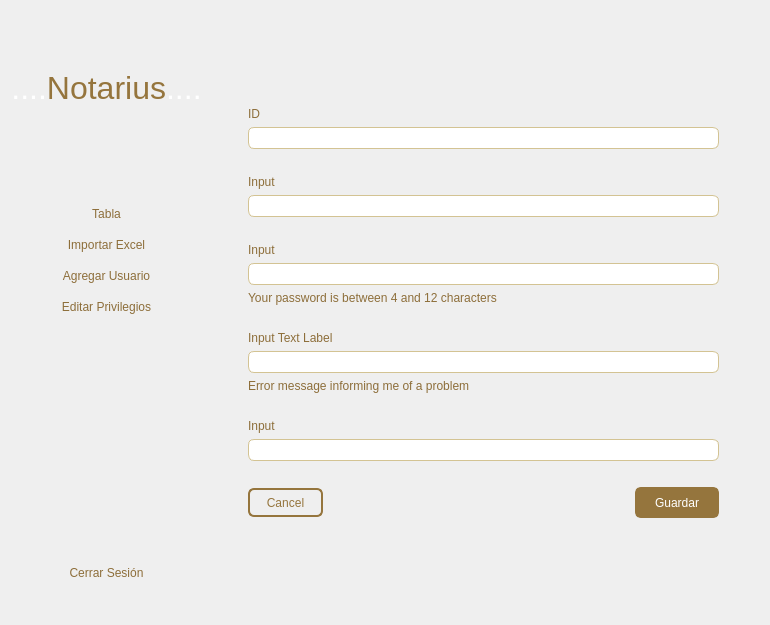
<?xml version="1.0" encoding="UTF-8"?>
<ui version="4.0">
 <class>Dialog</class>
 <widget class="QDialog" name="Dialog">
  <property name="geometry">
   <rect>
    <x>0</x>
    <y>0</y>
    <width>770</width>
    <height>625</height>
   </rect>
  </property>
  <property name="windowTitle">
   <string>Dialog</string>
  </property>
  <layout class="QHBoxLayout" name="horizontalLayout">
   <item>
    <layout class="QVBoxLayout" name="verticalLayout_5">
     <item>
      <spacer name="verticalSpacer">
       <property name="orientation">
        <enum>Qt::Vertical</enum>
       </property>
       <property name="sizeHint" stdset="0">
        <size>
         <width>20</width>
         <height>40</height>
        </size>
       </property>
      </spacer>
     </item>
     <item>
      <spacer name="verticalSpacer_15">
       <property name="orientation">
        <enum>Qt::Vertical</enum>
       </property>
       <property name="sizeHint" stdset="0">
        <size>
         <width>20</width>
         <height>40</height>
        </size>
       </property>
      </spacer>
     </item>
     <item>
      <widget class="QLabel" name="label_2">
       <property name="styleSheet">
        <string notr="true">font: 26pt &quot;Arial Black&quot;;
color: rgb(149, 117, 61);</string>
       </property>
       <property name="text">
        <string>&lt;html&gt;&lt;head/&gt;&lt;body&gt;&lt;p align=&quot;center&quot;&gt;&lt;span style=&quot; font-size:24pt; color:#ffffff;&quot;&gt;....&lt;/span&gt;&lt;span style=&quot; font-size:24pt;&quot;&gt;Notarius&lt;/span&gt;&lt;span style=&quot; font-size:24pt; color:#ffffff;&quot;&gt;....&lt;/span&gt;&lt;/p&gt;&lt;/body&gt;&lt;/html&gt;</string>
       </property>
      </widget>
     </item>
     <item>
      <spacer name="verticalSpacer_2">
       <property name="orientation">
        <enum>Qt::Vertical</enum>
       </property>
       <property name="sizeHint" stdset="0">
        <size>
         <width>20</width>
         <height>40</height>
        </size>
       </property>
      </spacer>
     </item>
     <item>
      <spacer name="verticalSpacer_13">
       <property name="orientation">
        <enum>Qt::Vertical</enum>
       </property>
       <property name="sizeHint" stdset="0">
        <size>
         <width>20</width>
         <height>40</height>
        </size>
       </property>
      </spacer>
     </item>
     <item>
      <spacer name="verticalSpacer_14">
       <property name="orientation">
        <enum>Qt::Vertical</enum>
       </property>
       <property name="sizeHint" stdset="0">
        <size>
         <width>20</width>
         <height>40</height>
        </size>
       </property>
      </spacer>
     </item>
     <item>
      <layout class="QVBoxLayout" name="verticalLayout_6">
       <item>
        <widget class="QPushButton" name="button_tabla">
         <property name="styleSheet">
          <string notr="true">QPushButton {
	color: rgb(141, 110, 58);
	border: none;
	font: 10pt &quot;Arial Rounded MT Bold&quot;;
	height: 25px;
}

QPushButton:hover {
	background-color: rgb(149, 117, 61);
	color: rgb(255, 255, 255);
}

QPushButton:pressed {
    border-style: inset;
    background-color: rgb(149, 117, 61);
	color: rgb(255, 255, 255);
}
</string>
         </property>
         <property name="text">
          <string>Tabla</string>
         </property>
         <property name="icon">
          <iconset>
           <normaloff>bar-chart-box-line.png</normaloff>bar-chart-box-line.png</iconset>
         </property>
         <property name="autoDefault">
          <bool>false</bool>
         </property>
         <property name="flat">
          <bool>false</bool>
         </property>
        </widget>
       </item>
       <item>
        <widget class="QPushButton" name="button_importar_excel">
         <property name="styleSheet">
          <string notr="true">QPushButton {
	color: rgb(141, 110, 58);
	border: none;
	font: 10pt &quot;Arial Rounded MT Bold&quot;;
	height: 25px;
}

QPushButton:hover {
	background-color: rgb(149, 117, 61);
	color: rgb(255, 255, 255);
}

QPushButton:pressed {
    border-style: inset;
    background-color: rgb(149, 117, 61);
	color: rgb(255, 255, 255);
}</string>
         </property>
         <property name="text">
          <string>Importar Excel</string>
         </property>
         <property name="icon">
          <iconset>
           <normaloff>file-excel-2-fill.png</normaloff>file-excel-2-fill.png</iconset>
         </property>
        </widget>
       </item>
       <item>
        <widget class="QPushButton" name="button_agregar_usuario">
         <property name="styleSheet">
          <string notr="true">QPushButton {
	color: rgb(141, 110, 58);
	border: none;
	font: 10pt &quot;Arial Rounded MT Bold&quot;;
height: 25px;
}

QPushButton:hover {
	background-color: rgb(149, 117, 61);
	color: rgb(255, 255, 255);
}

QPushButton:pressed {
    border-style: inset;
    background-color: rgb(149, 117, 61);
	color: rgb(255, 255, 255);
}</string>
         </property>
         <property name="text">
          <string>Agregar Usuario</string>
         </property>
         <property name="icon">
          <iconset>
           <normaloff>user-add-fill.png</normaloff>user-add-fill.png</iconset>
         </property>
        </widget>
       </item>
       <item>
        <widget class="QPushButton" name="button_editar_privilegios">
         <property name="styleSheet">
          <string notr="true">QPushButton {
	color: rgb(141, 110, 58);
	border: none;
	font: 10pt &quot;Arial Rounded MT Bold&quot;;
height: 25px;
}

QPushButton:hover {
	background-color: rgb(149, 117, 61);
	color: rgb(255, 255, 255);
}

QPushButton:pressed {
    border-style: inset;
    background-color: rgb(149, 117, 61);
	color: rgb(255, 255, 255);
}</string>
         </property>
         <property name="text">
          <string>Editar Privilegios</string>
         </property>
         <property name="icon">
          <iconset>
           <normaloff>edit-2-fill.png</normaloff>edit-2-fill.png</iconset>
         </property>
        </widget>
       </item>
      </layout>
     </item>
     <item>
      <spacer name="verticalSpacer_4">
       <property name="orientation">
        <enum>Qt::Vertical</enum>
       </property>
       <property name="sizeHint" stdset="0">
        <size>
         <width>20</width>
         <height>40</height>
        </size>
       </property>
      </spacer>
     </item>
     <item>
      <spacer name="verticalSpacer_8">
       <property name="orientation">
        <enum>Qt::Vertical</enum>
       </property>
       <property name="sizeHint" stdset="0">
        <size>
         <width>20</width>
         <height>40</height>
        </size>
       </property>
      </spacer>
     </item>
     <item>
      <spacer name="verticalSpacer_11">
       <property name="orientation">
        <enum>Qt::Vertical</enum>
       </property>
       <property name="sizeHint" stdset="0">
        <size>
         <width>20</width>
         <height>40</height>
        </size>
       </property>
      </spacer>
     </item>
     <item>
      <spacer name="verticalSpacer_12">
       <property name="orientation">
        <enum>Qt::Vertical</enum>
       </property>
       <property name="sizeHint" stdset="0">
        <size>
         <width>20</width>
         <height>40</height>
        </size>
       </property>
      </spacer>
     </item>
     <item>
      <spacer name="verticalSpacer_7">
       <property name="orientation">
        <enum>Qt::Vertical</enum>
       </property>
       <property name="sizeHint" stdset="0">
        <size>
         <width>20</width>
         <height>40</height>
        </size>
       </property>
      </spacer>
     </item>
     <item>
      <spacer name="verticalSpacer_3">
       <property name="orientation">
        <enum>Qt::Vertical</enum>
       </property>
       <property name="sizeHint" stdset="0">
        <size>
         <width>20</width>
         <height>40</height>
        </size>
       </property>
      </spacer>
     </item>
     <item>
      <spacer name="verticalSpacer_5">
       <property name="orientation">
        <enum>Qt::Vertical</enum>
       </property>
       <property name="sizeHint" stdset="0">
        <size>
         <width>20</width>
         <height>40</height>
        </size>
       </property>
      </spacer>
     </item>
     <item>
      <spacer name="verticalSpacer_6">
       <property name="orientation">
        <enum>Qt::Vertical</enum>
       </property>
       <property name="sizeHint" stdset="0">
        <size>
         <width>20</width>
         <height>40</height>
        </size>
       </property>
      </spacer>
     </item>
     <item>
      <widget class="QPushButton" name="button_logout">
       <property name="styleSheet">
        <string notr="true">QPushButton {
	color: rgb(141, 110, 58);
	border: none;
	font: 10pt &quot;Arial Rounded MT Bold&quot;;
height: 25px;
}

QPushButton:hover {
	background-color: rgb(149, 117, 61);
	color: rgb(255, 255, 255);
}

QPushButton:pressed {
    border-style: inset;
    background-color: rgb(149, 117, 61);
	color: rgb(255, 255, 255);
}</string>
       </property>
       <property name="text">
        <string>Cerrar Sesión</string>
       </property>
       <property name="icon">
        <iconset>
         <normaloff>logout-box-r-line.png</normaloff>logout-box-r-line.png</iconset>
       </property>
      </widget>
     </item>
     <item>
      <spacer name="verticalSpacer_10">
       <property name="orientation">
        <enum>Qt::Vertical</enum>
       </property>
       <property name="sizeHint" stdset="0">
        <size>
         <width>20</width>
         <height>40</height>
        </size>
       </property>
      </spacer>
     </item>
    </layout>
   </item>
   <item>
    <spacer name="verticalSpacer_16">
     <property name="orientation">
      <enum>Qt::Vertical</enum>
     </property>
     <property name="sizeHint" stdset="0">
      <size>
       <width>20</width>
       <height>604</height>
      </size>
     </property>
    </spacer>
   </item>
   <item>
    <spacer name="verticalSpacer_17">
     <property name="orientation">
      <enum>Qt::Vertical</enum>
     </property>
     <property name="sizeHint" stdset="0">
      <size>
       <width>20</width>
       <height>604</height>
      </size>
     </property>
    </spacer>
   </item>
   <item>
    <layout class="QHBoxLayout" name="horizontalLayout_3">
     <item>
      <layout class="QVBoxLayout" name="verticalLayout_7">
       <item>
        <spacer name="verticalSpacer_9">
         <property name="orientation">
          <enum>Qt::Vertical</enum>
         </property>
         <property name="sizeHint" stdset="0">
          <size>
           <width>20</width>
           <height>40</height>
          </size>
         </property>
        </spacer>
       </item>
       <item>
        <widget class="QLabel" name="label_id">
         <property name="styleSheet">
          <string notr="true">font: 10pt &quot;Arial Rounded MT Bold&quot;;
color: rgb(141, 110, 58);</string>
         </property>
         <property name="text">
          <string>ID</string>
         </property>
        </widget>
       </item>
       <item>
        <widget class="QLineEdit" name="lineEdit">
         <property name="styleSheet">
          <string notr="true">QLineEdit {
border-radius: 6px;
border: 1px solid #d3c393;
background-color: #white;
color:  #95753d;
height: 20px;
}</string>
         </property>
        </widget>
       </item>
       <item>
        <spacer name="horizontalSpacer_6">
         <property name="orientation">
          <enum>Qt::Horizontal</enum>
         </property>
         <property name="sizeHint" stdset="0">
          <size>
           <width>40</width>
           <height>20</height>
          </size>
         </property>
        </spacer>
       </item>
       <item>
        <widget class="QLabel" name="label_4">
         <property name="styleSheet">
          <string notr="true">font: 10pt &quot;Arial Rounded MT Bold&quot;;
color: rgb(141, 110, 58);</string>
         </property>
         <property name="text">
          <string>Input</string>
         </property>
        </widget>
       </item>
       <item>
        <widget class="QLineEdit" name="lineEdit_2">
         <property name="styleSheet">
          <string notr="true">QLineEdit {
border-radius: 6px;
border: 1px solid #d3c393;
background-color: #white;
color:  #95753d;
height: 20px;
}</string>
         </property>
        </widget>
       </item>
       <item>
        <spacer name="horizontalSpacer_5">
         <property name="orientation">
          <enum>Qt::Horizontal</enum>
         </property>
         <property name="sizeHint" stdset="0">
          <size>
           <width>40</width>
           <height>20</height>
          </size>
         </property>
        </spacer>
       </item>
       <item>
        <widget class="QLabel" name="label_5">
         <property name="styleSheet">
          <string notr="true">font: 10pt &quot;Arial Rounded MT Bold&quot;;
color: rgb(141, 110, 58);</string>
         </property>
         <property name="text">
          <string>Input</string>
         </property>
        </widget>
       </item>
       <item>
        <widget class="QLineEdit" name="lineEdit_3">
         <property name="styleSheet">
          <string notr="true">QLineEdit {
border-radius: 6px;
border: 1px solid #d3c393;
background-color: #white;
color:  #95753d;
height: 20px;
}</string>
         </property>
        </widget>
       </item>
       <item>
        <widget class="QLabel" name="label_6">
         <property name="styleSheet">
          <string notr="true">color: rgb(141, 110, 58);</string>
         </property>
         <property name="text">
          <string>Your password is between 4 and 12 characters</string>
         </property>
        </widget>
       </item>
       <item>
        <spacer name="horizontalSpacer_3">
         <property name="orientation">
          <enum>Qt::Horizontal</enum>
         </property>
         <property name="sizeHint" stdset="0">
          <size>
           <width>40</width>
           <height>20</height>
          </size>
         </property>
        </spacer>
       </item>
       <item>
        <widget class="QLabel" name="label_7">
         <property name="styleSheet">
          <string notr="true">font: 10pt &quot;Arial Rounded MT Bold&quot;;
color: rgb(141, 110, 58);</string>
         </property>
         <property name="text">
          <string>Input Text Label</string>
         </property>
        </widget>
       </item>
       <item>
        <widget class="QLineEdit" name="lineEdit_4">
         <property name="styleSheet">
          <string notr="true">QLineEdit {
border-radius: 6px;
border: 1px solid #d3c393;
background-color: #white;
color:  #95753d;
height: 20px;
}</string>
         </property>
        </widget>
       </item>
       <item>
        <widget class="QLabel" name="label_8">
         <property name="styleSheet">
          <string notr="true">color: rgb(141, 110, 58);</string>
         </property>
         <property name="text">
          <string>Error message informing me of a problem</string>
         </property>
        </widget>
       </item>
       <item>
        <spacer name="horizontalSpacer_4">
         <property name="orientation">
          <enum>Qt::Horizontal</enum>
         </property>
         <property name="sizeHint" stdset="0">
          <size>
           <width>40</width>
           <height>20</height>
          </size>
         </property>
        </spacer>
       </item>
       <item>
        <widget class="QLabel" name="label_9">
         <property name="styleSheet">
          <string notr="true">font: 10pt &quot;Arial Rounded MT Bold&quot;;
color: rgb(141, 110, 58);</string>
         </property>
         <property name="text">
          <string>Input</string>
         </property>
        </widget>
       </item>
       <item>
        <widget class="QLineEdit" name="lineEdit_5">
         <property name="styleSheet">
          <string notr="true">QLineEdit {
border-radius: 6px;
border: 1px solid #d3c393;
background-color: #white;
color:  #95753d;
height: 20px;
}</string>
         </property>
        </widget>
       </item>
       <item>
        <spacer name="horizontalSpacer_7">
         <property name="orientation">
          <enum>Qt::Horizontal</enum>
         </property>
         <property name="sizeHint" stdset="0">
          <size>
           <width>40</width>
           <height>20</height>
          </size>
         </property>
        </spacer>
       </item>
       <item>
        <layout class="QHBoxLayout" name="horizontalLayout_4">
         <item>
          <widget class="QPushButton" name="button_cancel">
           <property name="styleSheet">
            <string notr="true">QPushButton {
border-radius: 6px;
border: 2px solid #95753d;
background-color: #white;
color: #95753d;
height: 25px;
}

QPushButton:hover {
	background-color: rgb(116, 91, 47);
	color: rgb(255, 255, 255);
	border: 3px solid  rgb(116, 91, 47);
}

QPushButton:pressed {
    border-style: inset;
    background-color: rgb(103, 80, 41);
	color: rgb(255, 255, 255);
	border: 3px solid  rgb(103, 80, 41);
}</string>
           </property>
           <property name="text">
            <string>     Cancel     </string>
           </property>
          </widget>
         </item>
         <item>
          <spacer name="horizontalSpacer_8">
           <property name="orientation">
            <enum>Qt::Horizontal</enum>
           </property>
           <property name="sizeHint" stdset="0">
            <size>
             <width>40</width>
             <height>20</height>
            </size>
           </property>
          </spacer>
         </item>
         <item>
          <widget class="QPushButton" name="button_guardar">
           <property name="styleSheet">
            <string notr="true">QPushButton {
border-radius: 6px;
border: 3px solid #95753d;
background-color: #95753d;
color: white;
height: 25px;
}

QPushButton:hover {
	background-color: rgb(116, 91, 47);
	color: rgb(255, 255, 255);
	border: 3px solid  rgb(116, 91, 47);
}

QPushButton:pressed {
    border-style: inset;
    background-color: rgb(103, 80, 41);
	color: rgb(255, 255, 255);
	border: 3px solid  rgb(103, 80, 41);
}</string>
           </property>
           <property name="text">
            <string>     Guardar     </string>
           </property>
          </widget>
         </item>
        </layout>
       </item>
       <item>
        <spacer name="verticalSpacer_21">
         <property name="orientation">
          <enum>Qt::Vertical</enum>
         </property>
         <property name="sizeHint" stdset="0">
          <size>
           <width>20</width>
           <height>40</height>
          </size>
         </property>
        </spacer>
       </item>
      </layout>
     </item>
    </layout>
   </item>
   <item>
    <spacer name="verticalSpacer_18">
     <property name="orientation">
      <enum>Qt::Vertical</enum>
     </property>
     <property name="sizeHint" stdset="0">
      <size>
       <width>20</width>
       <height>604</height>
      </size>
     </property>
    </spacer>
   </item>
   <item>
    <spacer name="verticalSpacer_19">
     <property name="orientation">
      <enum>Qt::Vertical</enum>
     </property>
     <property name="sizeHint" stdset="0">
      <size>
       <width>20</width>
       <height>604</height>
      </size>
     </property>
    </spacer>
   </item>
  </layout>
 </widget>
 <resources/>
 <connections/>
</ui>
